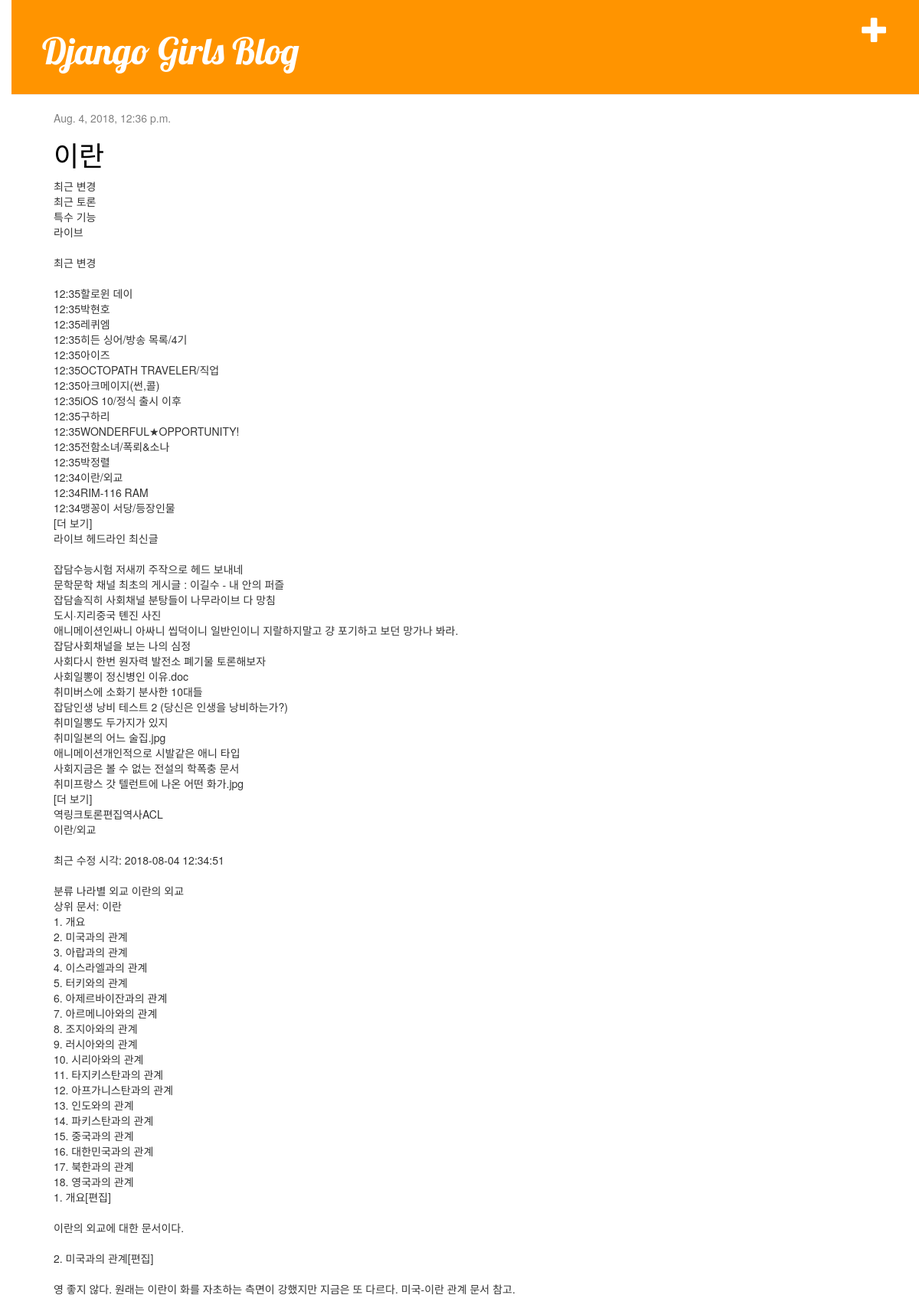
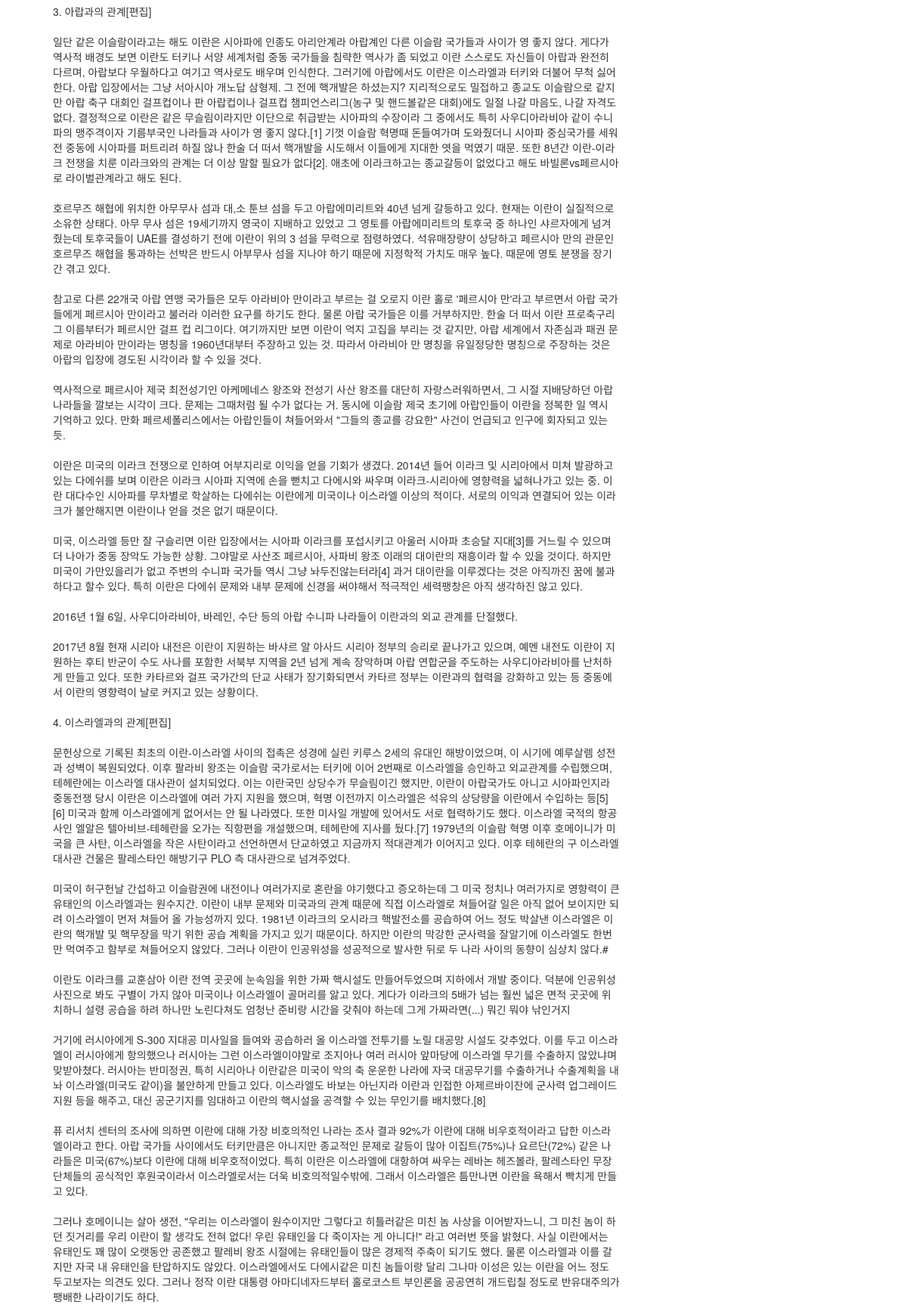
The page / (upper part) on the database its author committed (2 pictures, top to bottom).
### blog/models.py (models this page shows, shortened)
class Post(models.Model): #포스트(이름)라는 모델을 정의한다. (객체이자 대상(고양이 같은 느낌))
    author = models.ForeignKey('auth.User', on_delete=models.CASCADE)
    title = models.CharField(max_length=200)
    text = models.TextField()
    created_date = models.DateTimeField(
        default=timezone.now)
    published_date = models.DateTimeField(
        blank=True, null=True)

### blog/views.py (the view)
# urls.py: url(r'^$', views.post_list, name='post_list'),
def post_list(request):
    posts = Post.objects.filter(published_date__lte=timezone.now()).order_by('published_date')
    return render(request, 'blog/post_list.html', {'posts': posts})

### blog/templates/blog/post_list.html
{% extends 'blog/base.html' %}
{% block content %}
    {% for post in posts %}
        <div class="post">
            <div class="date">
                {{ post.published_date }}
            </div>
            <h1><a href="{% url 'post_detail' pk=post.pk %}">{{ post.title }}</a></h1>
            <p>{{ post.text|linebreaksbr }}</p>
        </div>
    {% endfor %}
{% endblock %}

### blog/templates/blog/base.html (shortened to what this page needs)
{% load static %}
<html>
    <head>
        <link rel="stylesheet" href="//maxcdn.bootstrapcdn.com/bootstrap/3.2.0/css/bootstrap.min.css">
        <link rel="stylesheet" href="//maxcdn.bootstrapcdn.com/bootstrap/3.2.0/css/bootstrap-theme.min.css">
        <link rel="stylesheet" href="{% static 'css/blog.css' %}">
    </head>
    <body>
        <div class="page-header">
            <a href="{% url 'post_new' %}" class="top-menu"><span class="glyphicon glyphicon-plus"></span></a>
            <h1><a href="/">Django Girls Blog</a></h1>
        </div>
        <div class="content container">
            <div class="row">
                <div class="col-md-8">
                    {% block content %}
                    {% endblock %}
                </div>
            </div>
        </div>
    </body>
</html>

### blog/static/css/blog.css (style rules this page uses)
body { padding-left: 15px; }
h1 a { color: #FCA205; font-family: 'Lobster'; }
.page-header { background-color: #ff9400; margin-top: 0; padding: 20px 20px 20px 40px; }
.page-header h1, .page-header h1 a, .page-header h1 a:visited, .page-header h1 a:active { color: #ffffff; font-size: 36pt; text-decoration: none; }
.content { margin-left: 40px; }
h1, h2, h3, h4 { font-family: 'Lobster', cursive; }
.date { color: #828282; }
.top-menu, .top-menu:hover, .top-menu:visited { color: #ffffff; float: right; font-size: 26pt; margin-right: 20px; }
.post { margin-bottom: 70px; }
.post h1 a, .post h1 a:visited { color: #000000; }

### rows shown on the page
Post: published_date "Aug. 4, 2018, 12:36 p.m.", title "이란", text "최근 변경 최근 토론 특수 기능 라이브 최근 변경 12:35할로윈 데이 12:35박현호 12:35레퀴엠 12:35히든 싱어/방송 목록/4기 12:35아이즈 12:35OCTOPATH TRAVELER/직업 12:35아크메이지(썬,콜) 12:35iOS 10/정식 출시 이후 12:35구하리 12:35WONDERFUL★OPPORTUNITY! 12:35전함소녀/폭뢰&소나 12:35박정렬 12:34이란/외교 12:34RIM-116 RAM 12:34맹꽁이 서당/등장인물 [더 보기] 라이브 헤드라인 최신글 잡담수능시험 저새끼 주작으로 헤드 보내네 문학문학 채널 최초의 게시글 : 이길수 - 내 안의 퍼즐 잡담솔직히 사회채널 분탕들이 나무라이브 다 망침 도시·지리중국 톈진 사진 애니메이션인싸니 아싸니 씹덕이니 일반인이니 지랄하지말고 걍 포기하고 보던 망가나 봐라. 잡담사회채널을 보는 나의 심정 사회다시 한번 원자력 발전소 폐기물 토론해보자 사회일뽕이 정신병인 이유.doc 취미버스에 소화기 분사한 10대들 잡담인생 낭비 테스트 2 (당신은 인생을 낭비하는가?) 취미일뽕도 두가지가 있지 취미일본의 어느 술집.jpg 애니메이션개인적으로 시발같은 애니 타입 사회지금은 볼 수 없는 전설의 학폭충 문서 취미프랑스 갓 텔런트에 나온 어떤 화가.jpg [더 보기] 역링크토론편집역사ACL 이란/외교 최근 수정 시각: 2018-08-04 12:34:51 분류 나라별…"
